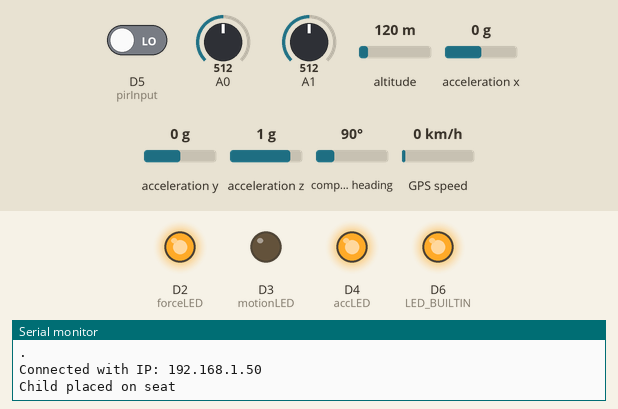
Simulated run of this sketch. Board: Arduino MKR. Shown: output pins drawn as LEDs (lit = HIGH), the last lines printed to the serial monitor. The inputs (shaded band) are chosen by the test bench; at power-on: D5 (pirInput) LOW, A1 = 512, A0 = 512, altitude 120 m, acceleration x 0 g, acceleration y 0 g, acceleration z 1 g, compass heading 90°, GPS speed 0 km/h. WiFi joins after 1.5 s; servers stay silent unless stated; the GPS gets a fix after 3 s at 37.7749, -122.4194 with 8 satellites.

Above: at 3.6 s.
3.7 s: D5 (pirInput) driven HIGH
At 11.5 s:
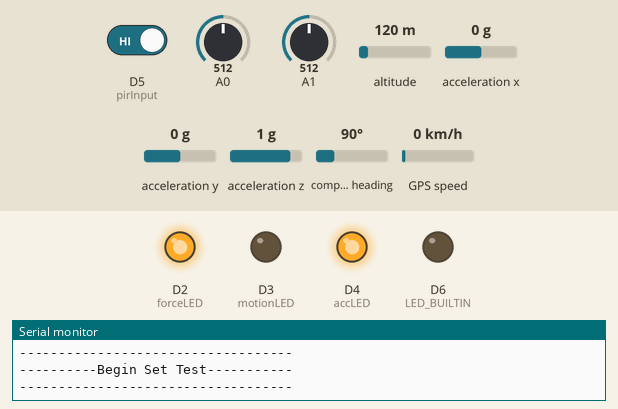
12.1 s: D5 (pirInput) driven LOW
At 23.5 s:
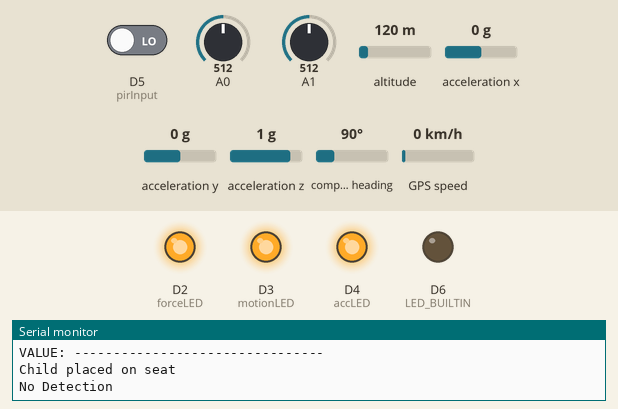
24.4 s: A1 set to 122
37.7 s: A1 set to 103
51.7 s: A1 set to 306
At 60.9 s:
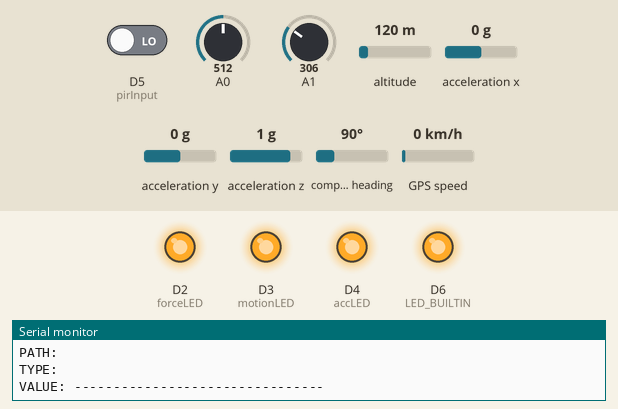
64.2 s: A1 set to 30
At 71.5 s:
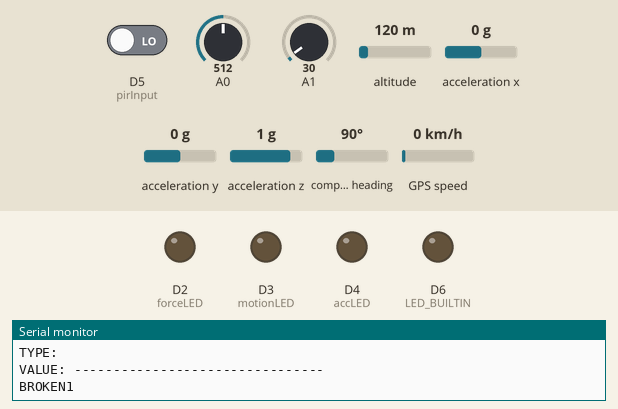
Timing chart, 0 to 73.0 s (numbered marks = the images above; inputs shaded):
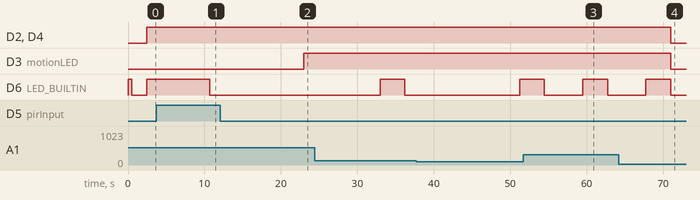

The sketch:

ed2_test.ino
```cpp
#include <TinyGPS++.h>

TinyGPSPlus gps;

#include "Firebase_Arduino_WiFiNINA.h"

// Firebase Credentials
#define FIREBASE_HOST "smart-seat-f37f8.firebaseio.com"
#define FIREBASE_AUTH "1OYRy3lyyPMozMXJ4GGuQPrM3Btjoerfc4oVzjpk"
#define WIFI_SSID "AlanDell"
#define WIFI_PASSWORD "0603021a"


//Define Firebase data object
FirebaseData firebaseData;


// Accelerometer readings from Adafruit LIS3DH

#include <Wire.h>

#include <SPI.h>

#include <Adafruit_LIS3DH.h>

#include <Adafruit_Sensor.h>

// Used for software SPI
#define LIS3DH_CLK 13# define LIS3DH_MISO 12# define LIS3DH_MOSI 11
// Used for hardware & software SPI
# define LIS3DH_CS 10

Adafruit_LIS3DH lis = Adafruit_LIS3DH();


//PIR Motion Variables
int pirInput = 5; // choose the input pin (for PIR sensor)
int pirState = false; // we start, assuming no motion detected
int pirVal = 0; // variable for reading the pin status

// LED Variable Declaration -- Change to Analog
const int forceLED = 2;
const int motionLED = 3;
const int accLED = 4;
void setup() {
    pinMode(A1, INPUT);
  // Controls the PIR Sensorinput
  pinMode(pirInput, INPUT); // declare sensor as input
  // LED Set as outputs
  pinMode(forceLED, OUTPUT);
  pinMode(motionLED, OUTPUT);
  pinMode(accLED, OUTPUT);
  pinMode(LED_BUILTIN, OUTPUT);
    Serial1.begin(9600);
  Serial.begin(115200);
     while (!Serial) delay(10); // will pause Zero, Leonardo, etc until serial console opens

  Serial.println("LIS3DH test!");

  if (!lis.begin(0x18)) { // change this to 0x19 for alternative i2c address
    Serial.println("Couldnt start");
    while (1) yield();
  }
  Serial.println("LIS3DH found!");
digitalWrite(LED_BUILTIN,HIGH);
delay(500);
digitalWrite(LED_BUILTIN,LOW);
delay(120);
digitalWrite(LED_BUILTIN,LOW);
  lis.setRange(LIS3DH_RANGE_4_G); // 2, 4, 8 or 16 G!

  Serial.print("Range = ");
  Serial.print(2 << lis.getRange());
  Serial.println("G");

  //  WiFi and Firebase Setup
  int status = WL_IDLE_STATUS;
  while (status != WL_CONNECTED) {
    status = WiFi.begin(WIFI_SSID, WIFI_PASSWORD);
    Serial.print(".");
    delay(300);
  }
  Serial.println();
  Serial.print("Connected with IP: ");
  Serial.println(WiFi.localIP());
  Serial.println();

  //Provide the autntication data
  Firebase.begin(FIREBASE_HOST, FIREBASE_AUTH, WIFI_SSID, WIFI_PASSWORD);
  Firebase.reconnectWiFi(true);
  // Controls the force sensor input
  pinMode(A1, INPUT);
  // Controls the PIR Sensorinput
  pinMode(pirInput, INPUT); // declare sensor as input
  // LED Set as outputs
  pinMode(forceLED, OUTPUT);
  pinMode(motionLED, OUTPUT);
  digitalWrite(accLED, HIGH);
  digitalWrite(LED_BUILTIN,HIGH);

}

void loop() {
   int count = 0;
 // Accelerometer Variables
  float accXY[] = {0,0, 0,0, 0, 0, 0,0,0, 0};
  float accX[] = {0,0, 0,0, 0, 0, 0,0,0, 0};
// Tracks the averages of the X and Y m/s^2
  float averageArray = 0;
  float averageArrayXY = 0;
  float averageArray2 = 0;
  float averageArrayXY2 = 0;
  // Timer
  int waitTime = 0;
  int weight = analogRead(A1);
  weight /= 37;
  if(weight >2){
    Serial.println("Child placed on seat");
    digitalWrite(forceLED,HIGH);
    // Determine if there is a person in the vehicle
    // Need time for them to get into the car after placing the child on the seat
    delay(5000);
    pirVal = digitalRead(pirInput);
    // The sensor is active
   if(pirVal == HIGH){
      pirState= true;
    }
      while(pirState){
        pirVal = digitalRead(pirInput);
       if (pirVal == HIGH){
       pirState = false;
        }
       pirVal = digitalRead(pirInput);
       Serial.println("Data: "+ pirVal);
      Serial.println("DETECTION");
      alert(0);
      accData();
      // Accelerometer Reading when a person is in the car
    delay(1600);

      }if(pirVal != HIGH){
        pirState = false;
          digitalWrite(motionLED,HIGH);
          Serial.println("No Detection");
          while(true){

            waitTime +=1;
            delay(5000);
            Serial.println(waitTime);
          if(waitTime > 1 && waitTime < 5  ){
            //Send Active Response
            alert(1);
            int weight = analogRead(A1);
            weight /= 37;
            pirVal = digitalRead(pirInput);
            if(pirVal == HIGH || weight < 7){
                Serial.println("BROKEN1");
                break;
              }
              }else if(waitTime > 5){
            // Send emergency response
            alert(2);
            int weight = analogRead(A1);
            weight /= 37;
            pirVal = digitalRead(pirInput);
              if(pirVal == HIGH && weight < 7){
                    alert(0);
                    Serial.println("BROKEN2");
                    break;
                    }
                }
            }

        }
    }else{
      // System turns off
  digitalWrite(forceLED,LOW);
  digitalWrite(motionLED,LOW);
  digitalWrite(accLED,LOW);
      delay(100);
      }

}

void alert(int i) {
  String path = "/tempandgps";
  String jsonStr;

  float lati = 2;

  while (Serial1.available()) {

    if (gps.encode(Serial1.read())) {
      if (gps.location.isValid()) {
      digitalWrite(LED_BUILTIN, HIGH);
        Serial.println("-----------------------------------");
        Serial.println("----------Begin Set Test-----------");
        Serial.println("-----------------------------------");
        Serial.println();
 // if (gps.speed.isUpdated())
//  {
        if (Firebase.setInt(firebaseData, path + "/Int/driving",gps.speed.mph() )) {
          Serial.println("----------Set result-----------");
          Serial.println("PATH: " + firebaseData.dataPath());
          Serial.println("TYPE: " + firebaseData.dataType());
          Serial.print("VALUE: ");
          if (firebaseData.dataType() == "int")
            Serial.println(firebaseData.intData());
          else if (firebaseData.dataType() == "float")
            Serial.println(firebaseData.floatData());
          else if (firebaseData.dataType() == "boolean")
            Serial.println(firebaseData.boolData() == 1 ? "true" : "false");
          else if (firebaseData.dataType() == "string")
            Serial.println(firebaseData.stringData());
          else if (firebaseData.dataType() == "json")
            Serial.println(firebaseData.jsonData());
          Serial.println("--------------------------------");
          Serial.println();
        } else {
          Serial.println("----------Can't set data--------");
          Serial.println("REASON: " + firebaseData.errorReason());
          Serial.println("--------------------------------");
          Serial.println();
        }
 // }
        // SEND THE LONGITUDE COORDINATES

        if (Firebase.setInt(firebaseData, path + "/Int/safe", i)) {
          Serial.println("----------Set result-----------");
          Serial.println("PATH: " + firebaseData.dataPath());
          Serial.println("TYPE: " + firebaseData.dataType());
          Serial.print("VALUE: ");
          if (firebaseData.dataType() == "int")
            Serial.println(firebaseData.intData());
          else if (firebaseData.dataType() == "float")
            Serial.println(firebaseData.floatData());
          else if (firebaseData.dataType() == "boolean")
            Serial.println(firebaseData.boolData() == 1 ? "true" : "false");
          else if (firebaseData.dataType() == "string")
            Serial.println(firebaseData.stringData());
          else if (firebaseData.dataType() == "json")
            Serial.println(firebaseData.jsonData());
          Serial.println("--------------------------------");
          Serial.println();
        } else {
          Serial.println("----------Can't set data--------");
          Serial.println("REASON: " + firebaseData.errorReason());
          Serial.println("--------------------------------");
          Serial.println();
        }

        if (Firebase.setFloat(firebaseData, path + "/Int/LONG", gps.location.lng())) {
          Serial.println("----------Set result-----------");
          Serial.println("PATH: " + firebaseData.dataPath());
          Serial.println("TYPE: " + firebaseData.dataType());
          Serial.print("VALUE: ");
          if (firebaseData.dataType() == "int")
            Serial.println(firebaseData.intData());
          else if (firebaseData.dataType() == "float")
            Serial.println(firebaseData.floatData());
          else if (firebaseData.dataType() == "boolean")
            Serial.println(firebaseData.boolData() == 1 ? "true" : "false");
          else if (firebaseData.dataType() == "string")
            Serial.println(firebaseData.stringData());
          else if (firebaseData.dataType() == "json")
            Serial.println(firebaseData.jsonData());
          Serial.println("--------------------------------");
          Serial.println();
        } else {
          Serial.println("----------Can't set data--------");
          Serial.println("REASON: " + firebaseData.errorReason());
          Serial.println("--------------------------------");
          Serial.println();
        }

        // SEND THE LATITIUDE COORDINATES

        if (Firebase.setFloat(firebaseData, path + "/Int/LAT", gps.location.lat())) {
          Serial.println("----------Set result-----------");
          Serial.println("PATH: " + firebaseData.dataPath());
          Serial.println("TYPE: " + firebaseData.dataType());
          Serial.print("VALUE: ");
          if (firebaseData.dataType() == "int")
            Serial.println(firebaseData.intData());
          else if (firebaseData.dataType() == "float")
            Serial.println(firebaseData.floatData());
          else if (firebaseData.dataType() == "boolean")
            Serial.println(firebaseData.boolData() == 1 ? "true" : "false");
          else if (firebaseData.dataType() == "string")
            Serial.println(firebaseData.stringData());
          else if (firebaseData.dataType() == "json")
            Serial.println(firebaseData.jsonData());
          Serial.println("--------------------------------");
          Serial.println();
        } else {
          Serial.println("----------Can't set data--------");
          Serial.println("REASON: " + firebaseData.errorReason());
          Serial.println("--------------------------------");
          Serial.println();
        }

        break;
      }
      // Delay between updates
      delay(2000);
    }
  }

  // TEMP
  float temperature = 0.0; // stores the calculated temperature
  int sample; // counts through ADC samples
  float ten_samples = 0.0; // stores sum of 10 samples

  // take 10 samples from the MCP9700
  for (sample = 0; sample < 10; sample++) {
    // convert A0 value to temperature
    // convert A0 value to temperature
        temperature = ((float)analogRead(A0) * 5.0 / 1024.0) - 0.5;
        temperature = temperature / 0.01;
        // sample every 0.1 seconds
    // sample every 0.1 seconds
    delay(250);
    // sum of all samples
    ten_samples = ten_samples + temperature;
  }
  // get the average value of 10 temperatures
  temperature = ten_samples / 10.0;
  // send temperature out of serial port
  Serial.print(temperature);
  Serial.println(" deg. F");
  ten_samples = 0.0;

  // PUSH TEMP

  if (Firebase.setInt(firebaseData, path + "/Int/TEMP", temperature)) {
    Serial.println("----------Set result-----------");
    Serial.println("PATH: " + firebaseData.dataPath());
    Serial.println("TYPE: " + firebaseData.dataType());
    Serial.print("VALUE: ");
    if (firebaseData.dataType() == "int")
      Serial.println(firebaseData.intData());
    else if (firebaseData.dataType() == "float")
      Serial.println(firebaseData.floatData());
    else if (firebaseData.dataType() == "boolean")
      Serial.println(firebaseData.boolData() == 1 ? "true" : "false");
    else if (firebaseData.dataType() == "string")
      Serial.println(firebaseData.stringData());
    else if (firebaseData.dataType() == "json")
      Serial.println(firebaseData.jsonData());
    Serial.println("--------------------------------");
    Serial.println();
  } else {
    Serial.println("----------Can't set data--------");
    Serial.println("REASON: " + firebaseData.errorReason());
    Serial.println("--------------------------------");
    Serial.println();
  }

digitalWrite(LED_BUILTIN, LOW);

}


void accData(){

  String path = "/accData";
  String jsonStr;

  Serial.println("-----------------------------------");
  Serial.println("----------Begin Set Test-----------");
  Serial.println("-----------------------------------");
  Serial.println();

float x = 0;
float userSpeed = 0;
float breakSpeed = 0;
int count = 0;
int breakFlag=0;
float acc[] = {0,0,0,0,0,0,0,0,0,0};
float pi = 3.1415926535;
float degree_val = 0;
 float averageVal = 0;
 sensors_event_t event;
 lis.getEvent(&event);
 float angleX = event.acceleration.x ;
 float angleY = event.acceleration.y ;
 float angleZ = event.acceleration.z ;
 float angleX2 = atan(angleX / sqrt(pow(angleY,2) + pow(angleZ,2) ));
 float degreeX = (angleX2 / pi)  * 180;

for(int i = 0; i < 10; i++){
 sensors_event_t event;
 lis.getEvent(&event);
  float valX = event.acceleration.x ;
 float valY = event.acceleration.y ;
 float valZ = event.acceleration.z ;
 averageVal = sqrt(pow(valX,2) + pow(valY,2) + pow(valZ,2));
 acc[i] = averageVal;
 delay(400);
  }
  x = mphRead();

 if(x > 10){
 // Serial.println("REACHED OVER 20 MPH");
  userSpeed = x;
  Serial.println("Current Speed");
  Serial.println(userSpeed);
 // Serial.println(userSpeed);
  for(int i = 0; i < 5; i++){
    delay(2000);
    breakSpeed = mphRead();
    Serial.println("new speed");
    Serial.println(breakSpeed);
    if(breakSpeed < userSpeed  ){
        count++;
        Serial.print("Count increased");
       // Serial.println(breakSpeed);
      }
    delay(300);
    }
   if(count > 1){
    Serial.println("HARD BREAK");
        if(degreeX < -13){
      Serial.println("RIGHT TURN");
       breakFlag = 3;
      }
     else if(degreeX > 5){
      Serial.println("LEFT TURN");
       breakFlag = 2;
      }
     else{
      Serial.println("STRAIGHT");
       breakFlag = 1;
      }

    }else{
    breakFlag = 0;
    Serial.println("SOFT BREAK");
      }
  }


    if (Firebase.setInt(firebaseData, path + "/Int/break" , breakFlag))
    {
      Serial.println("----------Set result-----------");
      Serial.println("PATH: " + firebaseData.dataPath());
      Serial.println("TYPE: " + firebaseData.dataType());
      Serial.print("VALUE: ");
      if (firebaseData.dataType() == "int")
        Serial.println(firebaseData.intData());
      else if (firebaseData.dataType() == "float")
        Serial.println(firebaseData.floatData());
      else if (firebaseData.dataType() == "boolean")
        Serial.println(firebaseData.boolData() == 1 ? "true" : "false");
      else if (firebaseData.dataType() == "string")
        Serial.println(firebaseData.stringData());
      else if (firebaseData.dataType() == "json")
        Serial.println(firebaseData.jsonData());
      Serial.println("--------------------------------");
      Serial.println();
    }
    else
    {
      Serial.println("----------Can't set data--------");
      Serial.println("REASON: " + firebaseData.errorReason());
      Serial.println("--------------------------------");
      Serial.println();
    }

  for (uint8_t i = 0; i < 10; i++)
  {


    if (Firebase.setFloat(firebaseData, path + "/Int/Data" + (i), acc[i]))
    {
      Serial.println("----------Set result-----------");
      Serial.println("PATH: " + firebaseData.dataPath());
      Serial.println("TYPE: " + firebaseData.dataType());
      Serial.print("VALUE: ");
      if (firebaseData.dataType() == "int")
        Serial.println(firebaseData.intData());
      else if (firebaseData.dataType() == "float")
        Serial.println(firebaseData.floatData());
      else if (firebaseData.dataType() == "boolean")
        Serial.println(firebaseData.boolData() == 1 ? "true" : "false");
      else if (firebaseData.dataType() == "string")
        Serial.println(firebaseData.stringData());
      else if (firebaseData.dataType() == "json")
        Serial.println(firebaseData.jsonData());
      Serial.println("--------------------------------");
      Serial.println();
    }
    else
    {
      Serial.println("----------Can't set data--------");
      Serial.println("REASON: " + firebaseData.errorReason());
      Serial.println("--------------------------------");
      Serial.println();
    }
  }

  }


float mphRead(){
    while (Serial1.available()) {
        if (gps.encode(Serial1.read())) {

//      if(gps.speed.isValid()){
       // Serial.print(gps.speed.kmph());
        return gps.speed.mph();
//      }


  }
  }
  }
```

Measured:
- after the input at 3.7 s, D3 (motionLED): stays LOW (without the input it goes to HIGH after 3.7 s); D6 (LED_BUILTIN): HIGH → LOW after 7.0 s
- after the input at 12.1 s, D3 (motionLED): LOW → HIGH after 10.9 s; D6 (LED_BUILTIN): stays LOW (without the input it goes to HIGH after 10.9 s)
- after the input at 51.7 s, D2 (forceLED), D3 (motionLED), D4 (accLED): stays HIGH (without the input it goes to LOW after 2.8 s)
- after the input at 64.2 s, D2 (forceLED), D3 (motionLED), D4 (accLED): HIGH → LOW after 6.8 s
